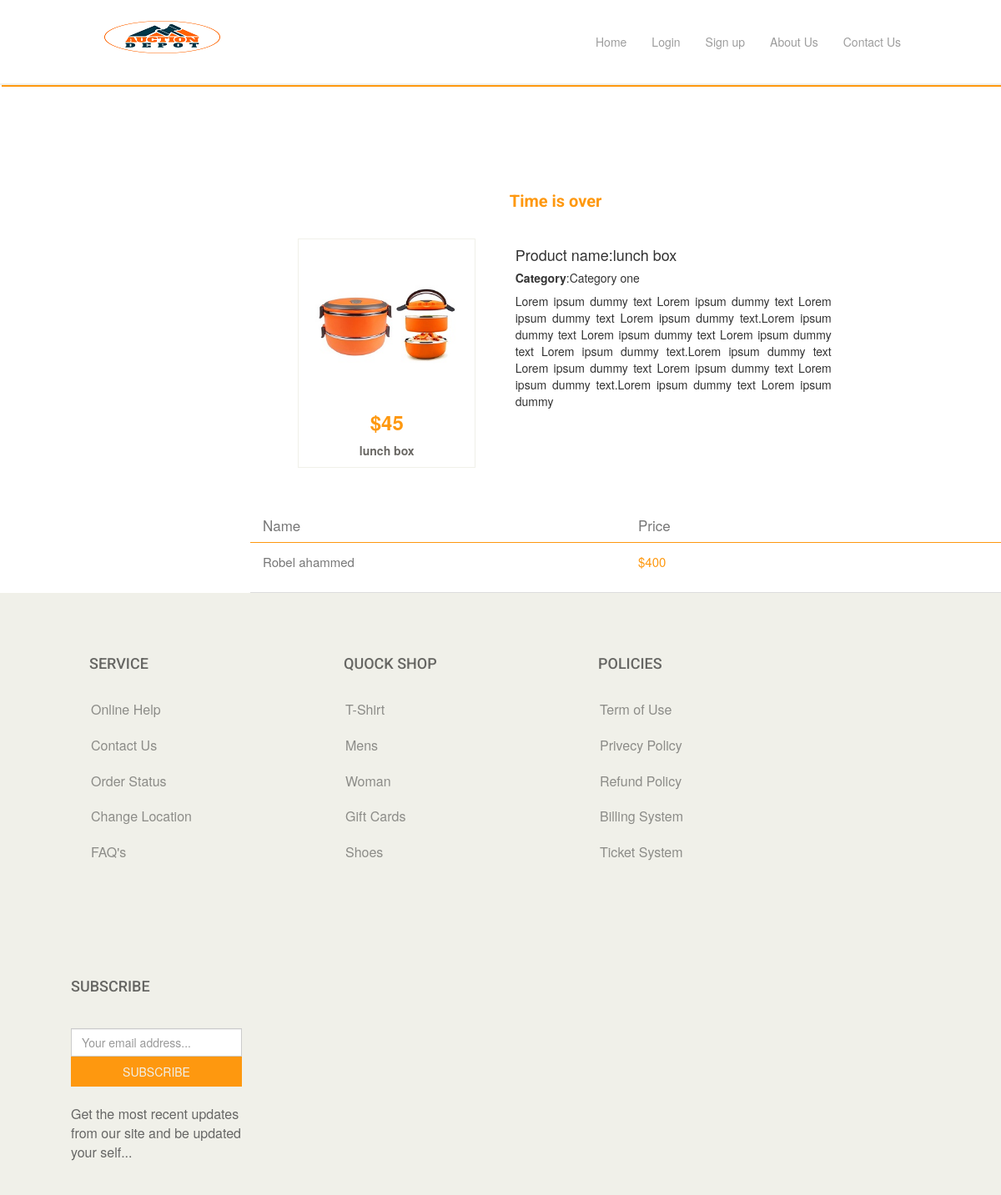
Screenshot of /products_details.php?itemid=20 with the database file from the repository.
### tables this page shows
CREATE TABLE `tbl_item` (
  `item_id` int(11) NOT NULL,
  `item_name` varchar(255) NOT NULL,
  `item_price` varchar(255) NOT NULL,
  `item_desc` text NOT NULL,
  `time_duration` varchar(255) NOT NULL,
  `strt_time` varchar(255) NOT NULL,
  `end_time` varchar(255) NOT NULL,
  `img_id` int(11) NOT NULL,
  `image` varchar(255) NOT NULL,
  `cat_id` int(11) NOT NULL,
  `user_id` int(11) NOT NULL,
  `status` int(11) NOT NULL DEFAULT '0'
);

CREATE TABLE `tbl_bid` (
  `bid_id` int(11) NOT NULL,
  `user_id` int(11) NOT NULL,
  `user_photo` varchar(255) NOT NULL,
  `bid_price` varchar(255) NOT NULL,
  `item_id` int(11) NOT NULL,
  `bid_desc` text NOT NULL,
  `status` int(11) NOT NULL DEFAULT '0'
);

CREATE TABLE `tbl_user` (
  `user_id` int(11) NOT NULL,
  `user_name` varchar(255) NOT NULL,
  `user_email` varchar(255) NOT NULL,
  `user_phone` varchar(255) NOT NULL,
  `user_pass` varchar(255) NOT NULL,
  `image` varchar(255) NOT NULL,
  `status` int(11) NOT NULL DEFAULT '0'
);

### class/Item.php (called while the page is built, shortened)
<?php
   $filepath = realpath(dirname(__FILE__));
   include_once ($filepath.'/../libs/Database.php');
 ?>
<?php
 class Item{
 	 private $db;
     public function __construct(){
          $this->db = new Database();
    }
    public function getitembyid($itemid){
         $query = "SELECT * FROM tbl_item WHERE item_id='$itemid'";
         $result = $this->db->select($query);
         return $result;
    }
 }
?>

### libs/Database.php (called while the page is built, shortened)
<?php
Class Database{
  public $host   = DB_HOST;
  public $user   = DB_USER;
  public $pass   = DB_PASS;
  public $dbname = DB_NAME;
 public $link;
private function connectDB(){
       $this->link = new mysqli($this->host, $this->user, $this->pass,
        $this->dbname);
 }
public function select($query){
      $result = $this->link->query($query) or
       die($this->link->error.__LINE__);
      if($result->num_rows > 0){
        return $result;
      } else {
        return false;
      }
 }
}
?>

### class/Bid.php (called while the page is built, shortened)
<?php
   $filepath = realpath(dirname(__FILE__));
   include_once ($filepath.'/../libs/Database.php');
 ?>
<?php
 class Bid{
 	 private $db;
     public function __construct(){
          $this->db = new Database();
    }
    public function getallbidforspecificitem($itemid){
            $query="SELECT tbl_bid.*,tbl_user.user_name FROM tbl_bid
            INNER JOIN tbl_user
            ON tbl_bid.user_id=tbl_user.user_id
            WHERE item_id='$itemid'
            ORDER BY tbl_bid.bid_price DESC";
            $result=$this->db->select($query);
            return $result;
    }
 }
?>

### products_details.php (the view, shortened to what this page needs)
<?php include 'inc/header.php';?>
<?php
      if (isset($_GET['itemid'])) {
           $itemid = $_GET['itemid'];
      }
?>
 <div class="container-fluid">
       <div class="row mainsection">
                <div class="col-sm-12 col-md-3 col-lg-3 cat">
                </div>
                <div class="col-sm-12 col-md-9 col-lg-9 pro">
                     <?php
                                $Getitembyid = $item->getitembyid($itemid);
                                if($Getitembyid){
                                while($result = $Getitembyid->fetch_assoc()) {
                    ?>
                      <h2 class="protitle">
                        <?php
                                echo "<br>";
                                 $currenttime = date("Y-m-d H:i:s");
                                $strEnd      = $result['end_time'];
                                if ($currenttime<$strEnd) {
                                    $status=1;
                                }elseif($currenttime>=$strEnd){
                                     $status=0;
                                }
                                 echo "<br>";
                                 if($status==1){
                                     $strStart = date("Y-m-d H:i:s");
                                     $strEnd   = $result['end_time'];
                                     $dteStart = new DateTime($strStart);
                                     $dteEnd   = new DateTime($strEnd);
                                     $dteDiff  = $dteStart->diff($dteEnd);
                                     print "Time remaining:".$dteDiff->format("%R%a days:%H hours:%I minutes");
                                     echo "<br>";
                                 }elseif($status==0){
                                      echo "Time is over";
                                 }
                        ?>
                        </h2>
                      <div class="row product">
                             <div class="col-xs-6 col-sm-6 col-md-4 col-lg-4 prosection">
                                  <img class="img-responsive" src="<?php echo $result['image'];?>">
                                   <h3>$<?php echo $result['item_price'];?></h3>
                                   <p><?php echo $result['item_name'];?></p>
                             </div>
                             <div class="col-xs-12 col-sm-12 col-md-6 col-lg-6 prodesection">
                                   <h4><span>Product name:</span><?php echo $result['item_name'];?></h4>
                                   <h5><b>Category</b>:<?php
                                         if ($result['cat_id']==1) {
                                               echo "Category one";
                                         }elseif($result['cat_id']==2){
                                                echo "Category two";
                                         }elseif($result['cat_id']==3){
                                                echo "Category three";
                                         }elseif($result['cat_id']==4){
                                                echo "Category four";
                                         }
                                    ?></h5>
                                   <p style="text-align: justify;"><?php echo $result['item_desc'];?></p>
                             </div>
                        <?php } }  ?>
                      </div>
                    <div class="row clientsectionhead">
                           <div class="col-sm-12 col-md-6 col-lg-6">
                                   <h3>Name</h3>
                           </div>
                           <div class="col-sm-12 col-md-6 col-lg-6">
                                  <h3>Price</h3>
                           </div>
                    </div>
                    <?php
                           $Getallbid = $bid->getallbidforspecificitem($itemid);
                           if($Getallbid) {
                           while($result = $Getallbid->fetch_assoc()) {
                    ?>
                      <div class="row clientsection">
                           <div class="col-sm-12 col-md-6 col-lg-6">
                                  <p><?php echo $result['user_name'];?></p>
                           </div>
                           <div class="col-sm-12 col-md-6 col-lg-6">
                                  <p id="price">$<?php echo $result['bid_price'];?></p>
                           </div>
                      </div>
                    <?php } } else{ ?>
                        <h3 style="font-size: 20px;margin-bottom: 6%;margin-top: 6%;color: red;
                        font-family: cursive;">Nobody place bid yet.</h3>
                    <?php } ?>
                </div>
       </div>
 </div>
<?php include 'inc/footer.php';?>

### css/style.css (style rules this page uses)
* { padding: 0px;margin: 0px; }
.protitle { margin-bottom: 4%; margin-top: 15%; font-family: 'Roboto', sans-serif; font-weight: bold; font-size: 20px; margin-left: 34%; color: #FE980F; }
.product { margin-left: 3%; margin-right: 3%; }
.prosection { position: relative; }
.prosection img { display: block; height: auto; }
.clientsectionhead { border-bottom: 1px solid #FE980F; }
.clientsectionhead h3 { font-size: 17px; color: #777; }
.clientsection { min-height: 60px; border-bottom: 1px solid #ddd; }
#price { color: #fe980f; }
.clientsection p { margin-top: 12px; font-size: 15px; color: #777; }

### rows the page displays
tbl_item: shows "Time is over", image (picture), item_price "45", item_name "lunch box", cat_id "Category one", item_desc "Lorem ipsum dummy text Lorem ipsum dummy text Lorem ipsum dummy text Lorem ipsum dummy text.Lorem ipsum dummy text Lorem ipsum dummy text Lorem ipsum dummy text Lorem ipsum dummy text.Lorem ipsum dummy text Lorem ipsum dummy text Lorem ipsum dummy text Lorem ipsum dummy text.Lorem ipsum dummy text Lorem ipsum dummy"
tbl_bid: user.user_name "Robel ahammed", bid_price "400"
